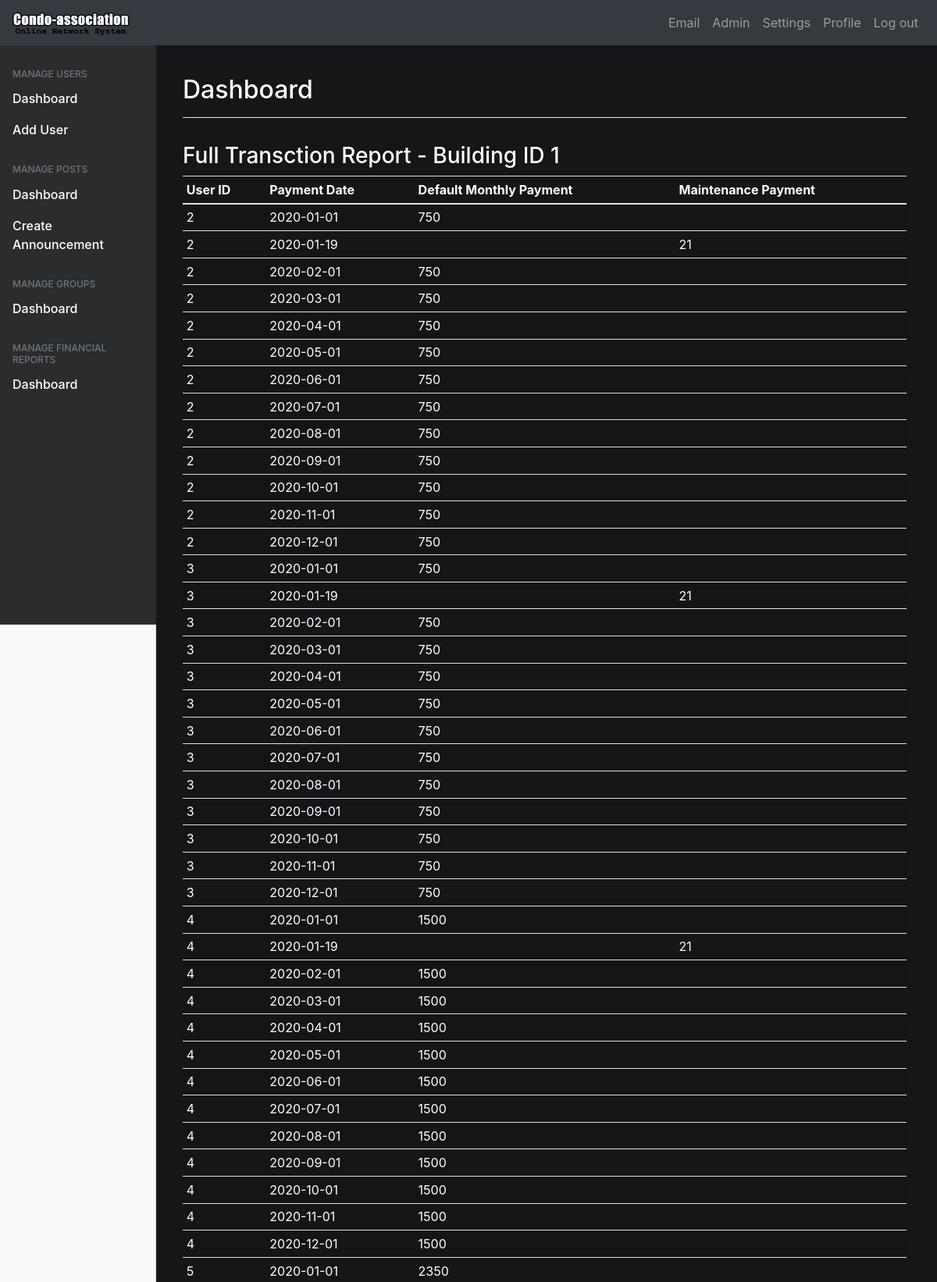
The page /financial_report.php?bid=1 (signed in, upper part) on the database its author committed.
### tables this page shows
CREATE TABLE `transaction_record` (
  `user_id` INT NOT NULL,
  `payment_date` DATE NOT NULL,
  `default_monthly_payment` DECIMAL,
  `maintenance_payment` DECIMAL, 
  CONSTRAINT compkey6 PRIMARY KEY (`user_id`, `payment_date`),
  FOREIGN KEY (`user_id`) REFERENCES condo_owners(`user_id`) ON DELETE CASCADE
);

### includes/financials_functions_inc.php (the view, shortened to what this page needs)
<?php
function print_full_transactions_by_building($conn, $bid) {
    $sql = "SELECT * FROM transaction_record INNER JOIN condo
            ON transaction_record.user_id = condo.owner_id
	        WHERE condo.building_id = {$bid} ORDER BY user_id ASC;";
    $query_result = mysqli_query($conn, $sql);
    echo "<h3>Full Transction Report - Building ID {$bid} </h3>";
    echo "<thead>
            <tr>
              <th>User ID</th>
              <th>Payment Date</th>
              <th>Default Monthly Payment</th>
              <th>Maintenance  Payment</th>
            </tr>
            </thead>
            <tbody>";
    if($query_result) {
        while($row = mysqli_fetch_assoc($query_result)) {
            echo "<tr>";
            echo "<td>{$row["user_id"]}</td>";
            echo "<td>{$row["payment_date"]}</td>";
            echo "<td>{$row["default_monthly_payment"]}</td>";
            echo "<td>{$row["maintenance_payment"]}</td>";
            echo "</tr>";
        }
    }
    echo "</tbody>";
}

### css/style.css (style rules this page uses)
body { color: #fff; background-color: #151617; }

### rows shown on the page
transaction_record: user "2", payment_date "2020-01-01", default_monthly_payment "750"
transaction_record: user "2", payment_date "2020-01-19", maintenance_payment "21"
transaction_record: user "2", payment_date "2020-02-01", default_monthly_payment "750"
transaction_record: user "2", payment_date "2020-03-01", default_monthly_payment "750"
transaction_record: user "2", payment_date "2020-04-01", default_monthly_payment "750"
transaction_record: user "2", payment_date "2020-05-01", default_monthly_payment "750"
transaction_record: user "2", payment_date "2020-06-01", default_monthly_payment "750"
transaction_record: user "2", payment_date "2020-07-01", default_monthly_payment "750"
transaction_record: user "2", payment_date "2020-08-01", default_monthly_payment "750"
transaction_record: user "2", payment_date "2020-09-01", default_monthly_payment "750"
transaction_record: user "2", payment_date "2020-10-01", default_monthly_payment "750"
transaction_record: user "2", payment_date "2020-11-01", default_monthly_payment "750"
transaction_record: user "2", payment_date "2020-12-01", default_monthly_payment "750"
transaction_record: user "3", payment_date "2020-01-01", default_monthly_payment "750"
transaction_record: user "3", payment_date "2020-01-19", maintenance_payment "21"
transaction_record: user "3", payment_date "2020-02-01", default_monthly_payment "750"
transaction_record: user "3", payment_date "2020-03-01", default_monthly_payment "750"
transaction_record: user "3", payment_date "2020-04-01", default_monthly_payment "750"
transaction_record: user "3", payment_date "2020-05-01", default_monthly_payment "750"
transaction_record: user "3", payment_date "2020-06-01", default_monthly_payment "750"
transaction_record: user "3", payment_date "2020-07-01", default_monthly_payment "750"
transaction_record: user "3", payment_date "2020-08-01", default_monthly_payment "750"
transaction_record: user "3", payment_date "2020-09-01", default_monthly_payment "750"
transaction_record: user "3", payment_date "2020-10-01", default_monthly_payment "750"
transaction_record: user "3", payment_date "2020-11-01", default_monthly_payment "750"
transaction_record: user "3", payment_date "2020-12-01", default_monthly_payment "750"
transaction_record: user "4", payment_date "2020-01-01", default_monthly_payment "1500"
transaction_record: user "4", payment_date "2020-01-19", maintenance_payment "21"
transaction_record: user "4", payment_date "2020-02-01", default_monthly_payment "1500"
transaction_record: user "4", payment_date "2020-03-01", default_monthly_payment "1500"
transaction_record: user "4", payment_date "2020-04-01", default_monthly_payment "1500"
transaction_record: user "4", payment_date "2020-05-01", default_monthly_payment "1500"
transaction_record: user "4", payment_date "2020-06-01", default_monthly_payment "1500"
transaction_record: user "4", payment_date "2020-07-01", default_monthly_payment "1500"
transaction_record: user "4", payment_date "2020-08-01", default_monthly_payment "1500"
transaction_record: user "4", payment_date "2020-09-01", default_monthly_payment "1500"
transaction_record: user "4", payment_date "2020-10-01", default_monthly_payment "1500"
transaction_record: user "4", payment_date "2020-11-01", default_monthly_payment "1500"
transaction_record: user "4", payment_date "2020-12-01", default_monthly_payment "1500"
transaction_record: user "5", payment_date "2020-01-01", default_monthly_payment "2350"

### other values the page prints
$bid "1"
